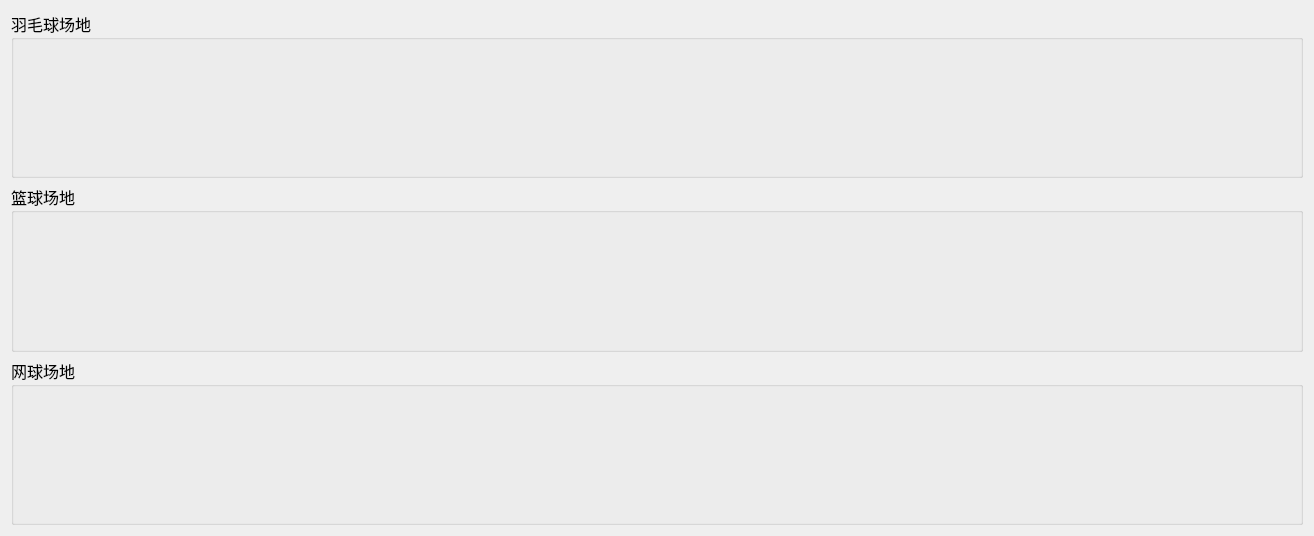
<?xml version="1.0" encoding="UTF-8"?>
<ui version="4.0">
 <class>RommInfo</class>
 <widget class="QWidget" name="RommInfo">
  <property name="geometry">
   <rect>
    <x>0</x>
    <y>0</y>
    <width>1314</width>
    <height>536</height>
   </rect>
  </property>
  <property name="windowTitle">
   <string>Form</string>
  </property>
  <layout class="QVBoxLayout" name="verticalLayout_4">
   <item>
    <layout class="QVBoxLayout" name="verticalLayout_3">
     <item>
      <widget class="QGroupBox" name="groupBox_3">
       <property name="font">
        <font>
         <family>楷体</family>
         <pointsize>12</pointsize>
        </font>
       </property>
       <property name="title">
        <string>羽毛球场地</string>
       </property>
       <layout class="QVBoxLayout" name="verticalLayout">
        <item>
         <layout class="QHBoxLayout" name="horizontalLayout">
          <item>
           <widget class="QLabel" name="label">
            <property name="font">
             <font>
              <family>楷体</family>
              <pointsize>12</pointsize>
              <weight>50</weight>
              <bold>false</bold>
             </font>
            </property>
            <property name="text">
             <string/>
            </property>
            <property name="textFormat">
             <enum>Qt::AutoText</enum>
            </property>
           </widget>
          </item>
          <item>
           <spacer name="horizontalSpacer">
            <property name="orientation">
             <enum>Qt::Horizontal</enum>
            </property>
            <property name="sizeHint" stdset="0">
             <size>
              <width>40</width>
              <height>20</height>
             </size>
            </property>
           </spacer>
          </item>
         </layout>
        </item>
       </layout>
      </widget>
     </item>
     <item>
      <widget class="QGroupBox" name="groupBox">
       <property name="font">
        <font>
         <family>楷体</family>
         <pointsize>12</pointsize>
        </font>
       </property>
       <property name="title">
        <string>篮球场地</string>
       </property>
       <layout class="QHBoxLayout" name="horizontalLayout_3">
        <item>
         <layout class="QHBoxLayout" name="horizontalLayout_2">
          <item>
           <widget class="QLabel" name="label_2">
            <property name="font">
             <font>
              <family>楷体</family>
              <pointsize>12</pointsize>
              <weight>50</weight>
              <bold>false</bold>
             </font>
            </property>
            <property name="text">
             <string/>
            </property>
           </widget>
          </item>
          <item>
           <spacer name="horizontalSpacer_2">
            <property name="orientation">
             <enum>Qt::Horizontal</enum>
            </property>
            <property name="sizeHint" stdset="0">
             <size>
              <width>40</width>
              <height>20</height>
             </size>
            </property>
           </spacer>
          </item>
         </layout>
        </item>
       </layout>
      </widget>
     </item>
     <item>
      <widget class="QGroupBox" name="groupBox_2">
       <property name="font">
        <font>
         <family>楷体</family>
         <pointsize>12</pointsize>
        </font>
       </property>
       <property name="title">
        <string>网球场地</string>
       </property>
       <layout class="QVBoxLayout" name="verticalLayout_2">
        <item>
         <layout class="QHBoxLayout" name="horizontalLayout_4">
          <item>
           <spacer name="horizontalSpacer_3">
            <property name="orientation">
             <enum>Qt::Horizontal</enum>
            </property>
            <property name="sizeHint" stdset="0">
             <size>
              <width>78</width>
              <height>48</height>
             </size>
            </property>
           </spacer>
          </item>
         </layout>
        </item>
       </layout>
      </widget>
     </item>
    </layout>
   </item>
  </layout>
 </widget>
 <resources/>
 <connections/>
</ui>
